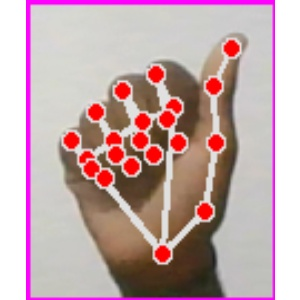
#> input picture frequency domain/Data/A/Image_1695577631.9286444.jpg, 300 x 300 px; its folder holds only this picture in this run
$ python highpass_ideal.py
#> lines starting #> are read from the running program, lines starting #| are printed output that depends on the picture; after the words box and inside, x2 and y2 are one past the last pixel; in counts of white or black regions, pixels touching at a corner belong together
# high_pass_filter_rgb.py
import cv2
import numpy as np
import os


def apply_high_pass_filter_rgb(input_path, output_path, D0=50):
    # Read the image in color
#> called with input_path = 'Data/A/Image_1695577631.9286444.jpg', D0 = 50
    image = cv2.imread(input_path)
#> image is the input picture: shape (300, 300, 3); mean B, G, R 169.8, 167.2, 194.9

    # Split the image into its R, G, B channels
    b, g, r = cv2.split(image)
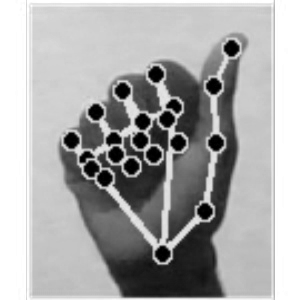
#> b: shape (300, 300); min 0, max 255, mean 169.8
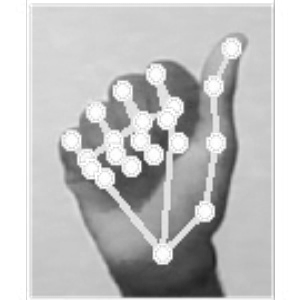
#> r: shape (300, 300); min 31, max 255, mean 194.9

    # Function to apply the high pass filter to a single channel
    def high_pass_channel(channel):
        F = np.fft.fft2(channel)
        Fshift = np.fft.fftshift(F)

        M, N = channel.shape
#> M = 300; N = 300
        H = np.ones((M, N), dtype=np.float32)
        for u in range(M):
            for v in range(N):
                D = np.sqrt((u - M / 2) ** 2 + (v - N / 2) ** 2)
                if D <= D0:
                    H[u, v] = 0
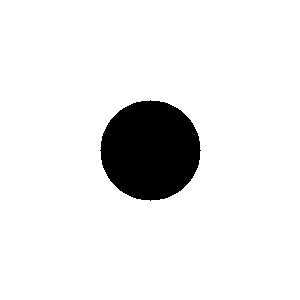
#> H: shape (300, 300) float32; values 0 (black) and 1 (white), 91.3% white; 1 black region, box (x1, y1, x2, y2) and area: (100, 100, 201, 201) 7845

        Gshift = Fshift * H
        G = np.fft.ifftshift(Gshift)
        g = np.abs(np.fft.ifft2(G))
        return g

    # Apply the high pass filter to each channel
    b_filtered = high_pass_channel(b)
    g_filtered = high_pass_channel(g)
#> in high_pass_channel (call 2), `g = np.abs(np.fft.ifft2(G))`:
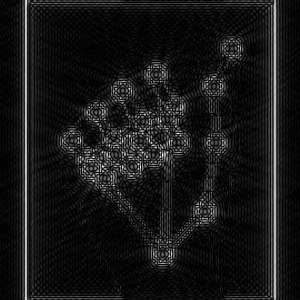
#> g: shape (300, 300) float64; min 3.46e-05, max 73.67, mean 6.7; drawn with min black and max white
    r_filtered = high_pass_channel(r)
#> in high_pass_channel (call 3), `g = np.abs(np.fft.ifft2(G))`:
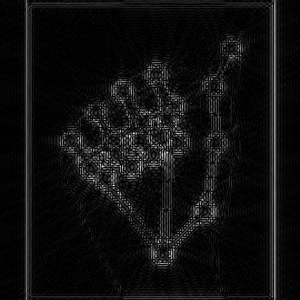
#> g: shape (300, 300) float64; min 5.27e-05, max 60.57, mean 3.7; drawn with min black and max white

    # Merge the filtered channels back into an RGB image
    filtered_image = cv2.merge([b_filtered, g_filtered, r_filtered])
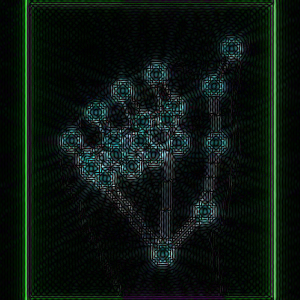
#> filtered_image: shape (300, 300, 3) float64; mean B, G, R 5, 6.7, 3.7; drawn with min black and max white

    # Convert the floating point image to 8-bit unsigned integer
    filtered_image = cv2.convertScaleAbs(filtered_image)
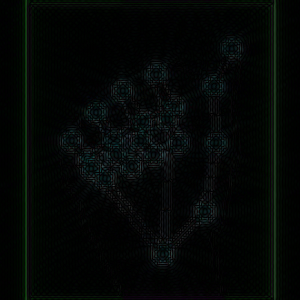
#> filtered_image: shape (300, 300, 3); mean B, G, R 5, 6.7, 3.7

    # Save the filtered image
    cv2.imwrite(output_path, filtered_image)


# Input and output folder paths
input_root_folder = 'Data'
output_root_folder = 'High_Pass_idealFiltered_Images_RGB/'

# Ensure the output folder exists; create it if not
if not os.path.exists(output_root_folder):
    os.makedirs(output_root_folder)

# Process images
for folder_name in os.listdir(input_root_folder):
    folder_path = os.path.join(input_root_folder, folder_name)
    if os.path.isdir(folder_path):
        output_folder = os.path.join(output_root_folder, folder_name)
        if not os.path.exists(output_folder):
            os.makedirs(output_folder)

        for filename in os.listdir(folder_path):
            if filename.lower().endswith(('.jpg', '.png')):
                input_path = os.path.join(folder_path, filename)
                output_path = os.path.join(output_folder, filename)

                apply_high_pass_filter_rgb(input_path, output_path)
#> pass 2 of the loop `for folder_name in os.listdir(input_root_folder):`:
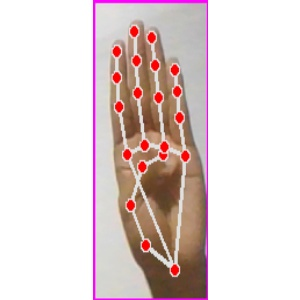
#> input picture frequency domain/Data/B/Image_1695574374.3181033.jpg, 300 x 300 px
#> in apply_high_pass_filter_rgb, image is the input picture: shape (300, 300, 3); mean B, G, R 212, 212.9, 227
#> in apply_high_pass_filter_rgb (call 2), `b, g, r = cv2.split(image)`:
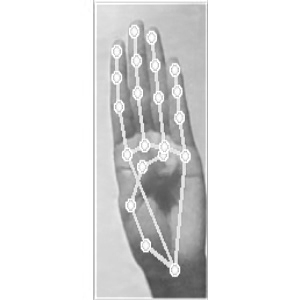
#> r: shape (300, 300); min 75, max 255, mean 227
#> in apply_high_pass_filter_rgb (call 2), `filtered_image = cv2.convertScaleAbs(filtered_image)`:
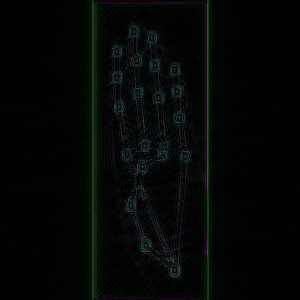
#> filtered_image: shape (300, 300, 3); mean B, G, R 4.9, 6.6, 3.9

print("High pass filtering complete. Filtered images are saved in", output_root_folder)
